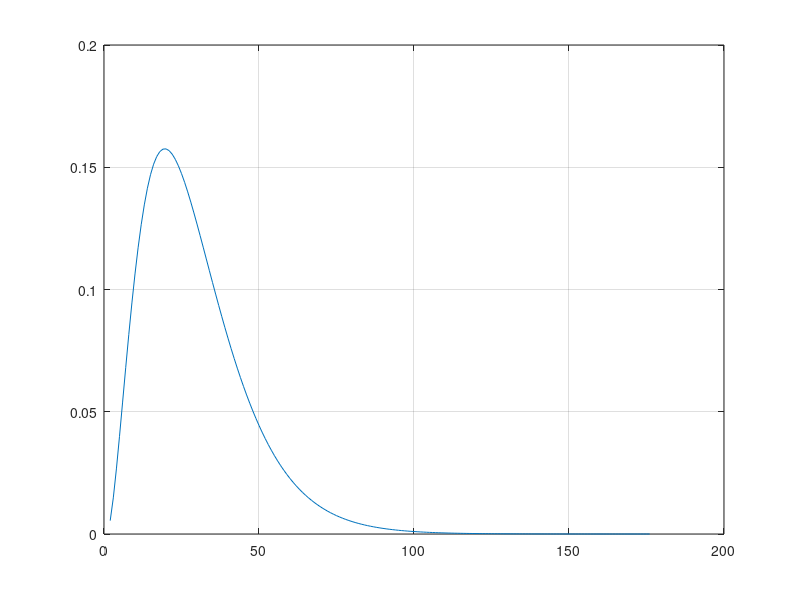
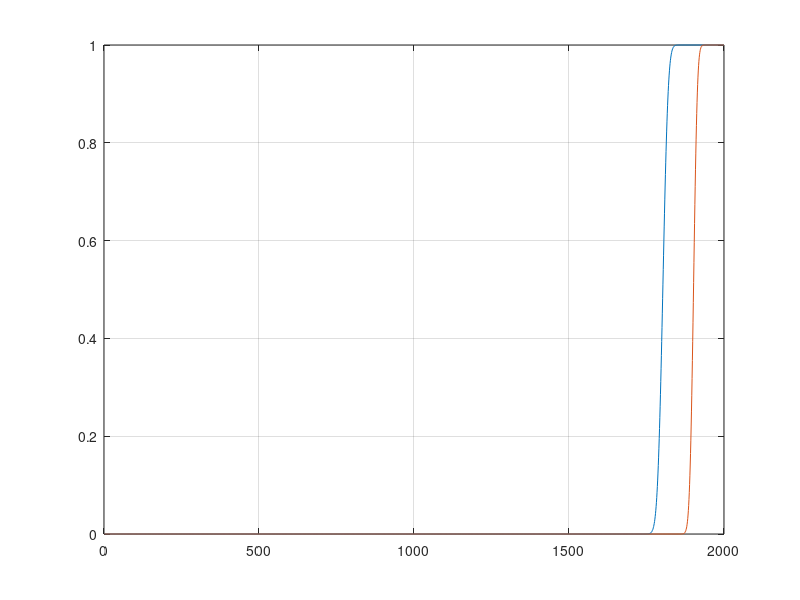

Reproduce these figures in MATLAB, in order.


% Distribution data
x.M = 2000;
x.dim = 2;

zeta = [2, x.dim + 1];

ep_lo = 0.05;
ep_del = 0.05;

ep_hi = ep_lo + ep_del;

% Find q underbar and overbar
% Ppst

ep_hat = ep_lo + 0.5*ep_del;

qhat = (1 - ep_hat)*x.M;

% Ppst = binocdf(qhat, x.M, 1 - ep_hat);
% inputted value
Ppor = 0.90;
Ppst = 0.95;

%%%%%%%%%%%%%%%%%%%%%%%%%%%%%%%%%%%%%%%%%%%%%%%%%%%%%%%%%%%%%%%%%%%%%%%%%%%

q = 1 : x.M;

probmin = binocdf(q-zeta(2), x.M, 1 - ep_hi);
minQ = probmin >= 0.5*( 1 + Ppst);

q_min = min(q(minQ));

%%%%%%%%%%%%%%%%%%%%%%%%%%%%%%%%%%%%%%%%%%%%%%%%%%%%%%%%%%%%%%%%%%%%%%%%%%%

probmax = binocdf(q-zeta(1), x.M, 1 - ep_lo);

maxQ = probmin <= 0.5*( 1 - Ppst);
q_max = max(q(maxQ));

%%%%%%%%%%%%%%%%%%%%%%%%%%%%%%%%%%%%%%%%%%%%%%%%%%%%%%%%%%%%%%%%%%%%%%%%%%%

arrQ = q_max:q_min;

n = 1;
zed = zeta(n);

r = zed : min(arrQ)/10;
r(end) = [];

RQ = zeros(length(r), length(arrQ));

for i = 1:length(r)
        
    A = log(x.M - r(i) + 1);
    coef = betaln(x.M - arrQ + 1, arrQ - r(i) + 1);
    B = betaln(x.M - arrQ + zed, arrQ - zed + 1);
    C = betaln(zed, r(i) - zed + 1);    
    
    logF = -A - coef + B - C;
    
    F = exp(logF);
    
    RQ(i, :) = F;

end

sumQ = sum(RQ, 2);

[~, index] = max(sumQ);
r_star = r(index);

fprintf('r* = %d \n', r_star)

%% P trial

Ptrail = zeros(1, length(arrQ));

A = log(x.M - r_star + 1);
coef = betaln(x.M - arrQ + 1, arrQ - r_star + 1);
B = betaln(x.M - arrQ + zed, arrQ - zed + 1);
C = betaln(zed, r_star - zed + 1);    

logF = -A - coef + B - C;

F = exp(logF);

Ptrail(1, :) = F;
Ptrail = sum(Ptrail, 2);

%%
figure

plot(r, sumQ)
grid on

figure
plot(probmin)
hold on
plot(probmax)
grid on

%% Ntrial

Ntrail = log(1 - (Ppor / Ppst)) / log(1 - Ptrail);

size_m_smp = x.M / Ntrail;

